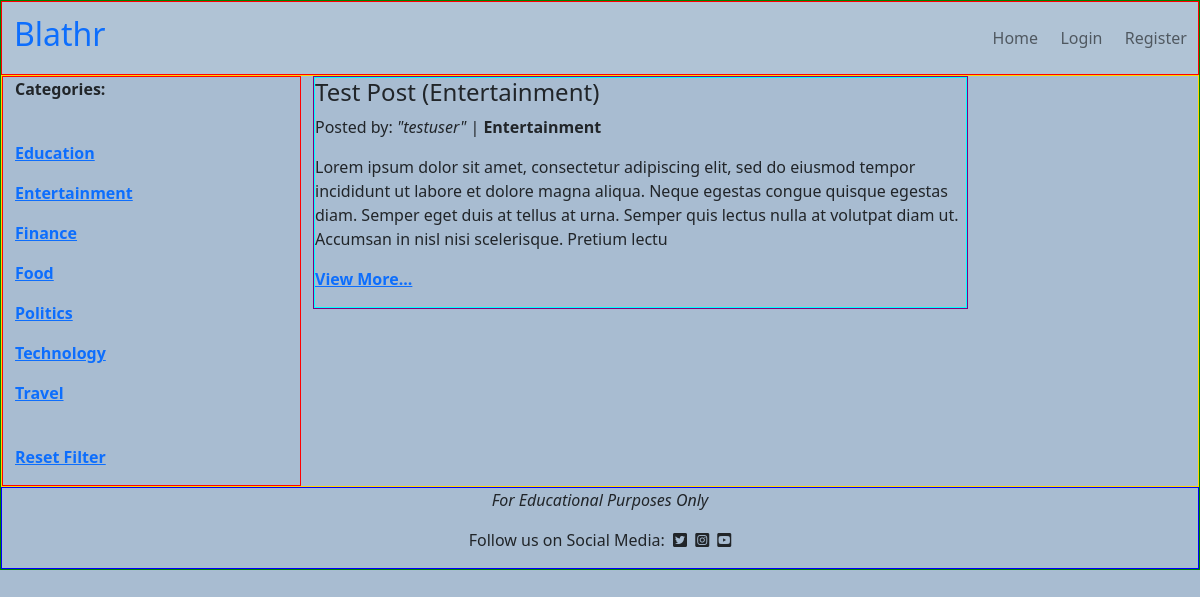
The page /filtered/7 on the database its author committed.
### posts/models.py (models this page shows, shortened)
class Category(models.Model):
    category_id = models.AutoField(primary_key=True)
    name = models.CharField(max_length=20, unique=True, null=False)
    def __str__(self):
        return self.name
    class Meta:
        verbose_name_plural = 'categories'
        ordering = ('name',)

class Post(models.Model):
    post_id = models.AutoField(primary_key=True)
    title = models.CharField(max_length=200, unique=True, blank=False,
                             null=False)
    author = models.ForeignKey(User, on_delete=models.CASCADE)
    created_date = models.DateTimeField(auto_now_add=True)
    content = models.TextField()
    category = models.ForeignKey(Category, on_delete=models.CASCADE)
    status = models.IntegerField(choices=STATUS, default=0)

### posts/views.py (the view)
# urls.py: path('filtered/<category_id>', filtered_list, name='filtered_list'),
def filtered_list(request, category_id):
    category_list = Category.objects.all()
    post_list = Post.objects.filter(category_id=category_id).order_by('-created_date')
    return render(request, 'index.html', {'post_list': post_list,
                                          'category_list': category_list})

### templates/index.html (shortened to what this page needs)
{% extends 'base.html' %}
{% block content %}
<div class="row" id="body-row">
    <div class="col-md-3" id="category-col">
        <p><strong>Categories:</strong></p><br>
        {% for category in category_list %}
        <p><a href="{% url 'filtered_list' category.category_id %}"><strong>{{ category.name }}</strong></a></p>
        {% endfor %}
        <br>
        <p><a href="{% url 'home' %}"><strong>Reset Filter</strong></a></p>
    </div>
    <div class="col-md-9">
        {% for post in post_list %}
        {% if post.status == 1 %}
        <div class="col-12 col-md-9">
            <div class="post-card">
                <div class="post-card-body">
                    <h4>{{ post.title }}</h4>
                    <p>Posted by: <em>"{{ post.author }}"</em> | <strong>{{ post.category }}</strong></p>
                    <p>{{ post.content | safe | slice:":300"}}</p>
                    <p><strong><a href="{% url 'post_detail' post.post_id %}">View More...</a></strong></p>
                </div>
            </div>
        </div>
        {% endif %}
        {% endfor %}
    </div>
</div>
{% endblock %}

### static/css/style.css (style rules this page uses)
body { background-color: #A8BCD1; margin: 0; padding: 0; border: 1px solid green; }
.post-card { margin-bottom: 3%; border: 1px solid purple; }
.post-card-body { border: 1px solid cyan; }
#body-row { margin: 0; padding: 0; justify-content: left; border: 1px solid gold; }
#category-col { justify-content: left; border: 1px solid red; }

### rows shown on the page
Category: name "Education"
Category: name "Entertainment"
Category: name "Finance"
Category: name "Food"
Category: name "Politics"
Category: name "Technology"
Category: name "Travel"
Post: title "Test Post (Entertainment)", author "testuser", category "Entertainment", content "Lorem ipsum dolor sit amet, consectetur adipiscing elit, sed do eiusmod tempor incididunt ut labore et dolore magna aliqua. Neque egestas congue quisque egestas diam. Semper eget duis at tellus at urna. Semper quis lectus nulla at volutpat diam ut. Accumsan in nisl nisi scelerisque. Pretium lectu"
